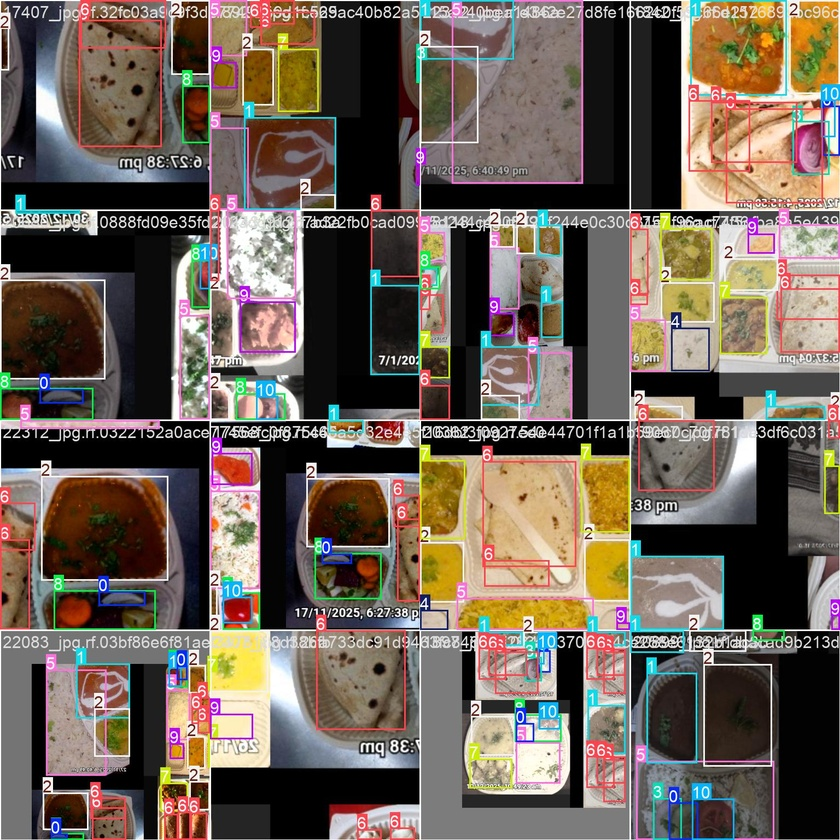
#> input picture model_training_and_evaluation/runs/detect/mealawe_project_vChecking/yolo11_small2/train_batch0.jpg, 840 x 840 px, shrunk from 1536 x 1536 before the run
$ python -i image_processor.py   (imports and definitions only)   (older library calls are emulated)
#> lines starting #> are read from the running program, lines starting #| are printed output that depends on the picture
#> further down, picture is the input picture: shape (840, 840, 3); mean B, G, R 87, 97.6, 109.5
import cv2
import numpy as np


# -------- IMAGE QUALITY CHECK --------
def check_image_quality(img):

    gray = cv2.cvtColor(img, cv2.COLOR_BGR2GRAY)
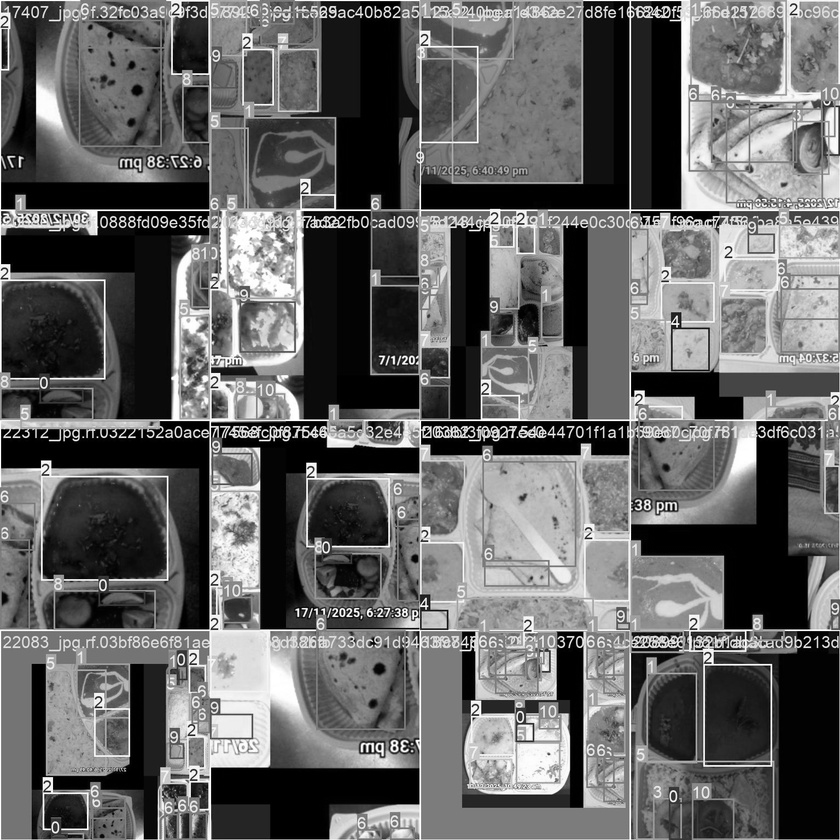
#> gray: shape (840, 840); min 0, max 255, mean 99.9

    h, w = gray.shape
#> h = 840; w = 840

    # ---- 1. Blur ----
    blur = cv2.Laplacian(gray, cv2.CV_64F).var()
#> blur = 3904.8

    # ---- 2. Contrast ----
    contrast = gray.std()
#> contrast = 75.39

    # ---- 3. Texture strength ----
    sobelx = cv2.Sobel(gray, cv2.CV_64F, 1, 0)
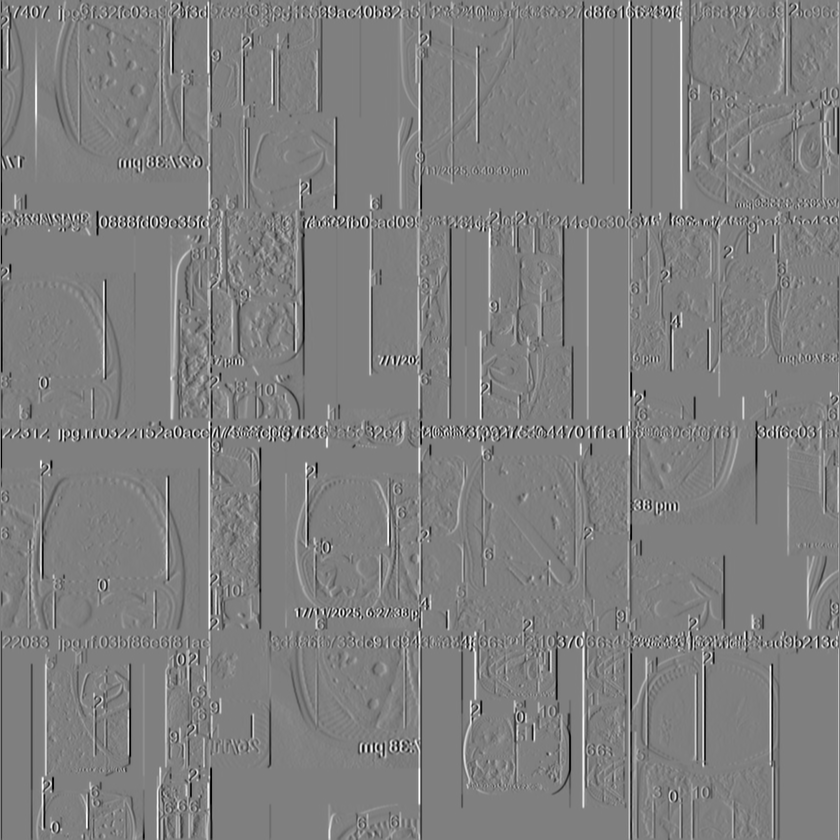
#> sobelx: shape (840, 840) float64; min -1020, max 1020, mean -0.3; drawn with min black and max white
    sobely = cv2.Sobel(gray, cv2.CV_64F, 0, 1)
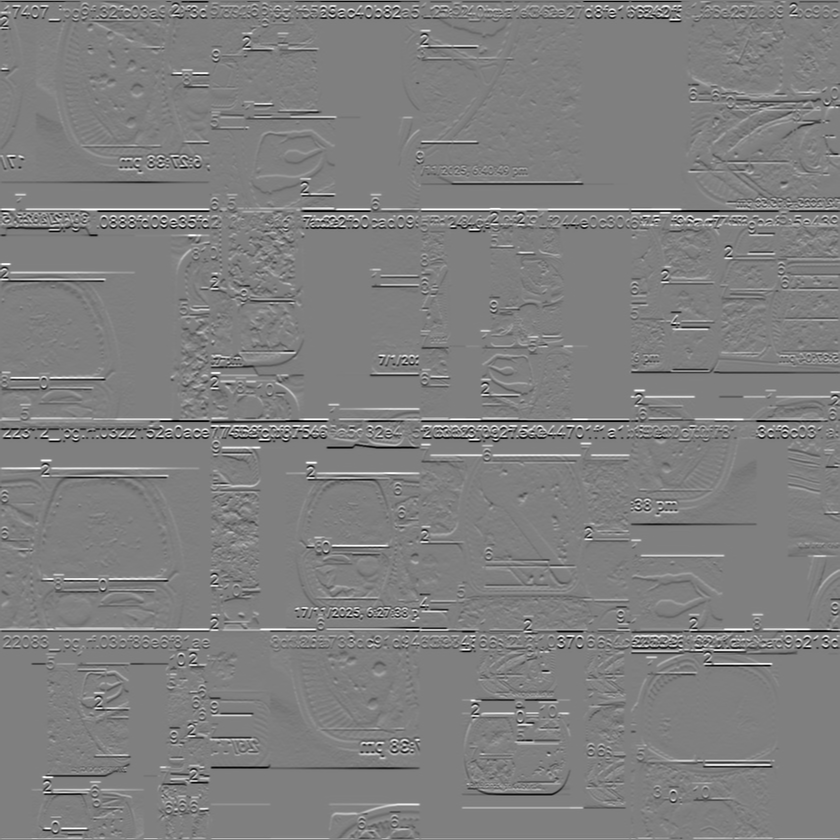
#> sobely: shape (840, 840) float64; min -1020, max 1020, mean -0.4; drawn with min black and max white
    texture = np.mean(np.sqrt(sobelx**2 + sobely**2))
#> texture = 116.9

    # ---- 4. Lighting imbalance ----
    top = np.mean(gray[:h//2, :])
#> top = 97.92
    bottom = np.mean(gray[h//2:, :])
#> bottom = 102
    lighting_diff = abs(top - bottom)
#> lighting_diff = 4.05

    # ---- 5. Timestamp obstruction check ----
    bottom_crop = gray[int(h*0.8):h, :]
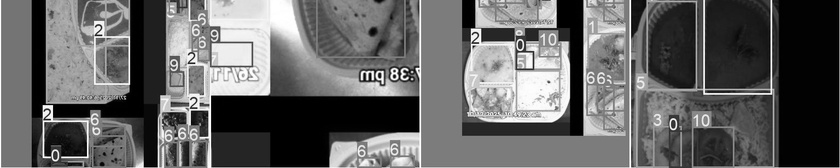
#> bottom_crop: shape (168, 840); min 0, max 255, mean 99.6
    bottom_variance = bottom_crop.std()
#> bottom_variance = 75.26

    # -------- DECISION --------
    is_good = True

    if blur < 150:
        is_good = False

    if contrast < 45:
        is_good = False

    if texture < 12:
        is_good = False

    if lighting_diff > 35:
        is_good = False

    if bottom_variance > 55:   # detects text overlay
        is_good = False

    return is_good, blur, contrast, texture, lighting_diff, bottom_variance


# -------- APPLY PROCESSING --------
def process_image(img):

    # ---- 1. Slight denoise ----
    denoised = cv2.GaussianBlur(img, (3,3), 0)

    # ---- 2. Light contrast stretch instead of CLAHE ----
    img_float = denoised.astype(np.float32)

    min_val = np.percentile(img_float, 2)
    max_val = np.percentile(img_float, 98)

    stretched = (img_float - min_val) * (255 / (max_val - min_val))
    stretched = np.clip(stretched, 0, 255).astype(np.uint8)

    # ---- 3. Very light sharpening ----
    kernel = np.array([[0,-1,0],
                       [-1,5,-1],
                       [0,-1,0]])

    sharpened = cv2.filter2D(stretched, -1, kernel)

    # ---- 4. Reduce timestamp impact (soft bottom blur) ----
    h, w, _ = sharpened.shape
    bottom = sharpened[int(h*0.85):h, :]

    bottom = cv2.GaussianBlur(bottom, (9,9), 0)
    sharpened[int(h*0.85):h, :] = bottom
    return sharpened

>>> import cv2
>>> picture = cv2.imread('../model_training_and_evaluation/runs/detect/mealawe_project_vChecking/yolo11_small2/train_batch0.jpg')
>>> result = check_image_quality(picture)
#> result = (False, 3904.8, 75.39, 116.9, 4.05, 75.26)

$ run again, on model_training_and_evaluation/runs/detect/mealawe_project_vChecking/yolo11_small2/train_batch1.jpg
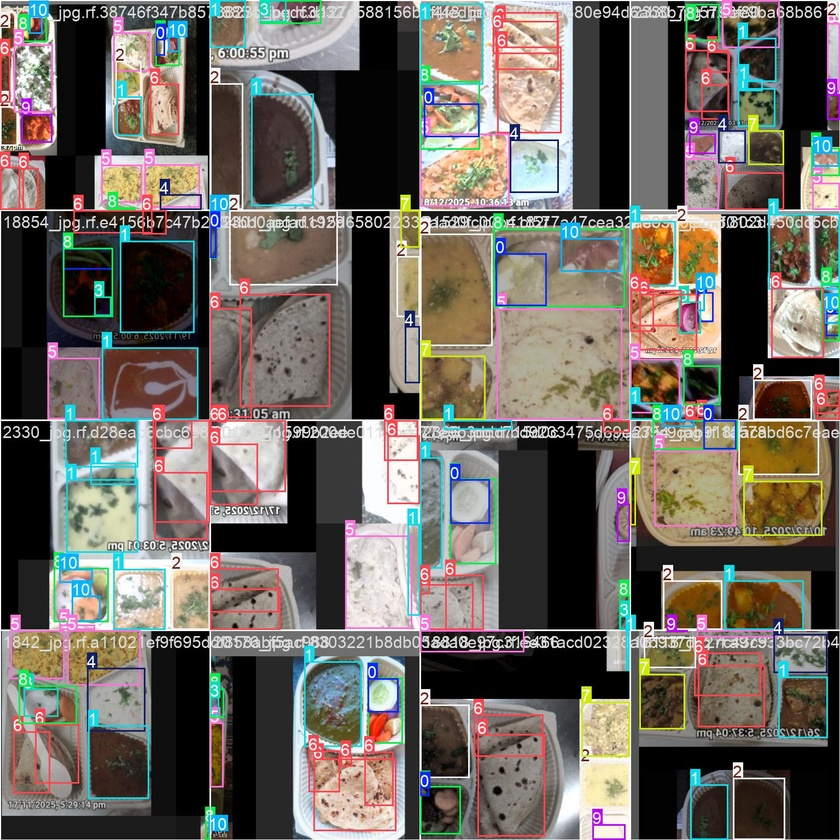
#> input picture model_training_and_evaluation/runs/detect/mealawe_project_vChecking/yolo11_small2/train_batch1.jpg, 840 x 840 px, shrunk from 1536 x 1536 before the run
#> picture is the input picture: shape (840, 840, 3); mean B, G, R 96.8, 103.6, 109.6
#> blur = 3728.2
#> contrast = 75.9
#> in check_image_quality, `sobely = cv2.Sobel(gray, cv2.CV_64F, 0, 1)`:
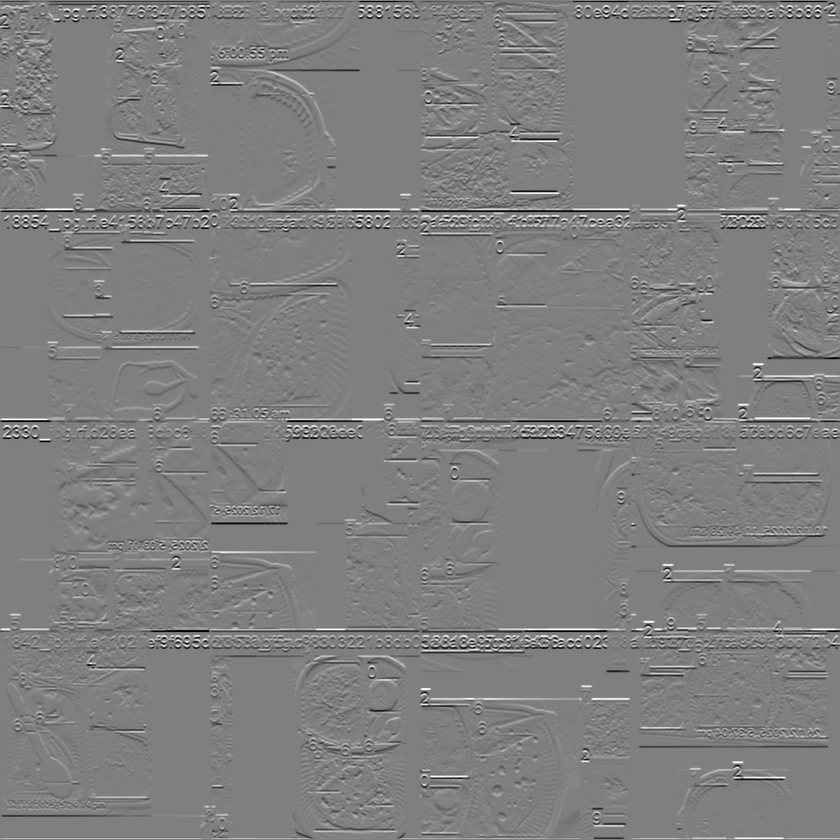
#> sobely: shape (840, 840) float64; min -1020, max 1020, mean -0.6; drawn with min black and max white
#> texture = 116.1
#> top = 104.2
#> bottom = 105.1
#> lighting_diff = 0.963
#> in check_image_quality, `bottom_crop = gray[int(h*0.8):h, :]`:
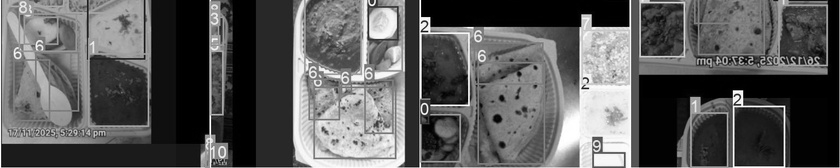
#> bottom_crop: shape (168, 840); min 0, max 255, mean 90.3
#> bottom_variance = 73.21
#> result = (False, 3728.2, 75.9, 116.1, 0.963, 73.21)

$ run again, on model_training_and_evaluation/runs/detect/mealawe_project_vChecking/yolo11_small2/train_batch2.jpg
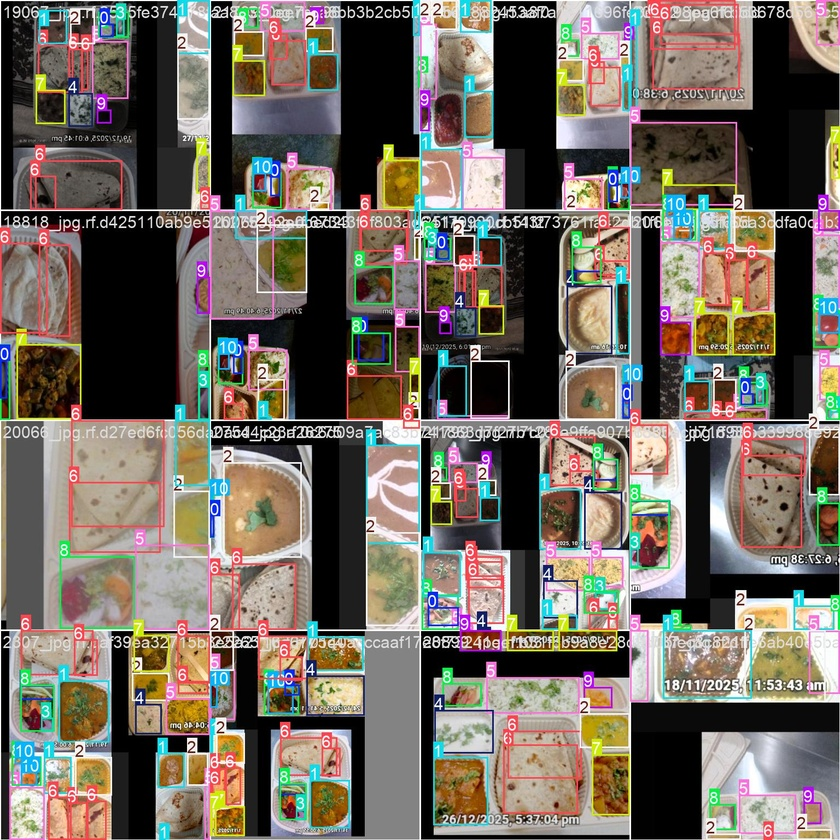
#> input picture model_training_and_evaluation/runs/detect/mealawe_project_vChecking/yolo11_small2/train_batch2.jpg, 840 x 840 px, shrunk from 1536 x 1536 before the run
#> picture is the input picture: shape (840, 840, 3); mean B, G, R 95.3, 104.7, 113
#> blur = 4324.4
#> contrast = 77.29
#> in check_image_quality, `sobely = cv2.Sobel(gray, cv2.CV_64F, 0, 1)`:
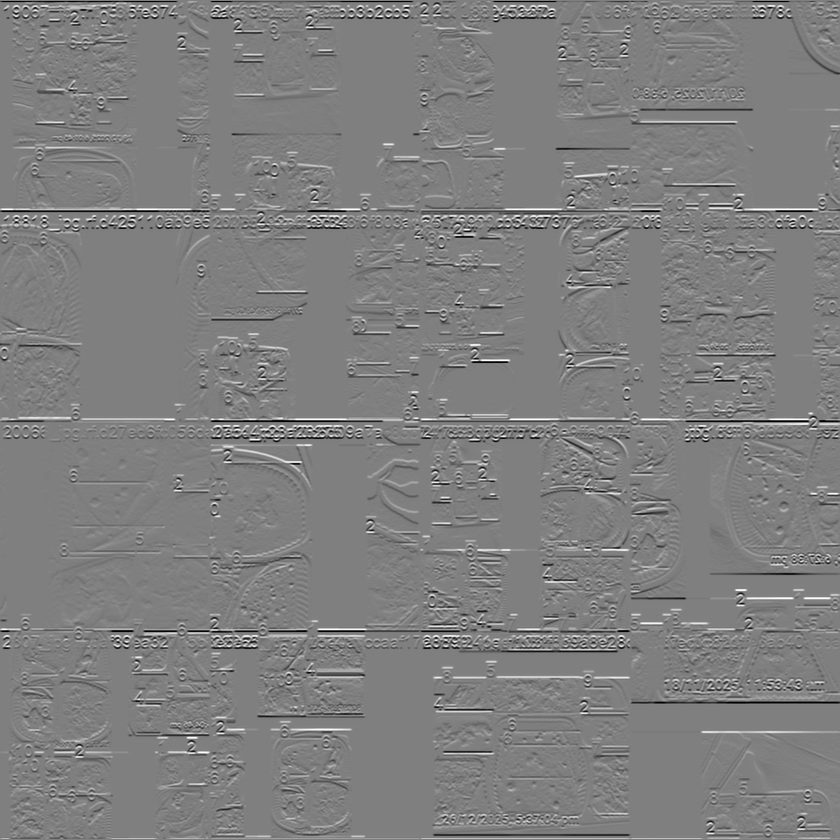
#> sobely: shape (840, 840) float64; min -1020, max 1020, mean -0.4; drawn with min black and max white
#> texture = 128.7
#> top = 86.54
#> bottom = 125.7
#> lighting_diff = 39.15
#> in check_image_quality, `bottom_crop = gray[int(h*0.8):h, :]`:
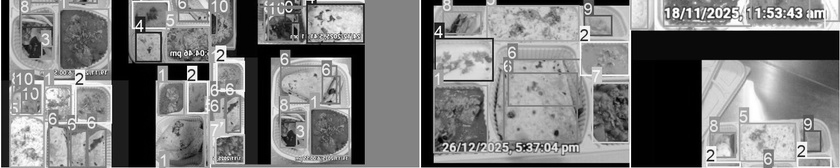
#> bottom_crop: shape (168, 840); min 0, max 255, mean 121
#> bottom_variance = 74.21
#> result = (False, 4324.4, 77.29, 128.7, 39.15, 74.21)
